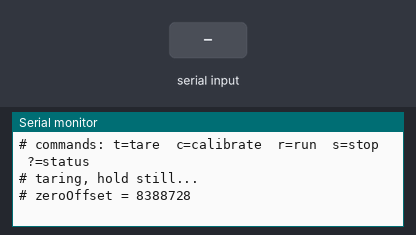
The sketch below on a simulated Arduino Uno, built with avr-gcc and run on an emulated ATmega328P. Parts: the last lines printed to the serial monitor. The test bench sets the inputs (shaded band). Random numbers use the default seed unless the sketch sets one.

Above: at 1.2 s.
1.3 s: "c" received over Serial
At 1.51 s:
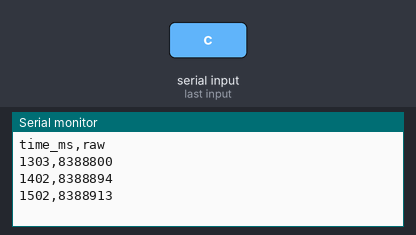
2.8 s: "r" received over Serial
At 2.91 s:
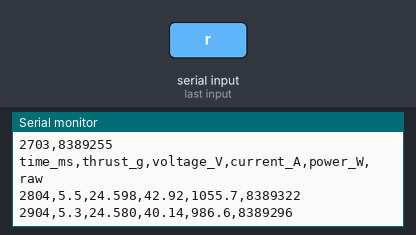
4.3 s: "s" received over Serial
At 5.5 s:
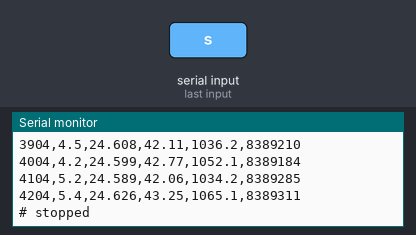
5.8 s: "?" received over Serial
At 7.2 s:
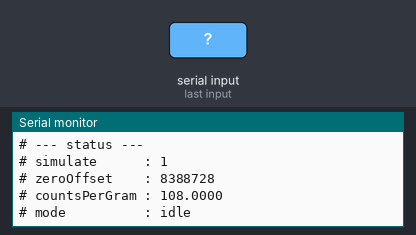
Timing chart, 0 to 8.3 s (numbered marks = the images above; inputs shaded):
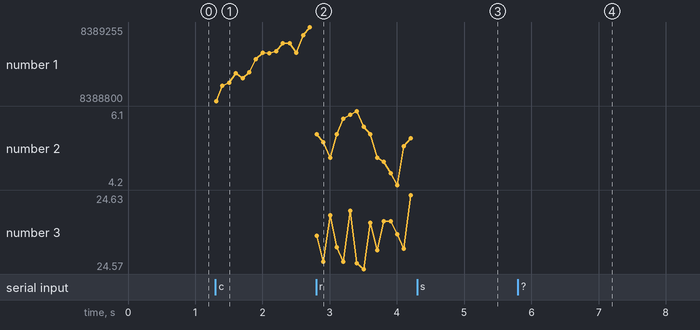

The sketch:

thrust_stand.ino
```cpp
/*
 * EDF Thrust Stand Data Logger
 *
 * Reads a 10 kg straight-bar load cell via HX711 and bus voltage/current
 * via INA226, and streams timestamped CSV over serial.
 *
 * SIMULATE mode lets the entire program run with no hardware attached, so
 * the serial protocol, calibration math, averaging and CSV formatting can
 * all be debugged before the parts arrive. Every hardware access is behind
 * a small number of functions; nothing else in the program touches a pin.
 *
 * Serial commands (send a single character, newline terminated):
 *   t   tare - capture current raw reading as zero
 *   c   calibration mode - prints raw counts continuously, no conversion
 *   r   run - begin CSV logging
 *   s   stop
 *   ?   print status
 *
 * Libraries (Library Manager):
 *   HX711 by Bogdan Necula
 *   INA226 by Rob Tillaart
 */

#define SIMULATE 1          // 1 = no hardware needed, 0 = real sensors

#if !SIMULATE
  #include "HX711.h"
  #include "INA226.h"
  #include <Wire.h>
  const uint8_t HX_DOUT = 2;
  const uint8_t HX_SCK  = 3;
  HX711 scale;
  INA226 ina(0x40);
#endif

// ---------------------------------------------------------------- config
const uint8_t  N_AVG        = 8;       // raw samples averaged per output row
const uint16_t OUT_PERIOD_MS = 100;    // 10 Hz output

// Calibration: grams = (raw - zeroOffset) / countsPerGram
// Fill countsPerGram in after running analysis/calibrate.py on a cal sweep.
float countsPerGram = 108.0;           // PLACEHOLDER - must be calibrated
long  zeroOffset    = 0;

// ---------------------------------------------------------------- state
enum Mode { IDLE, CALIBRATE, RUN };
Mode mode = IDLE;
unsigned long lastOut = 0;

// ------------------------------------------------- hardware access layer
// These four functions are the ONLY place hardware is touched.

long readLoadCellRaw() {
#if SIMULATE
  // Wander around the 24-bit midpoint with plausible noise so the
  // downstream code sees something realistic.
  static long fake = 8388608L;
  fake += random(-40, 41);
  return fake;
#else
  return scale.read();
#endif
}

float readBusVoltage() {
#if SIMULATE
  return 24.6 + (random(-30, 31) / 1000.0);
#else
  return ina.getBusVoltage();
#endif
}

float readCurrent() {
#if SIMULATE
  return 42.0 + (random(-200, 201) / 100.0);
#else
  return ina.getCurrent();
#endif
}

void initHardware() {
#if !SIMULATE
  scale.begin(HX_DOUT, HX_SCK);
  scale.set_gain(128);
  Wire.begin();
  ina.begin();
  ina.setMaxCurrentShunt(150, 0.00050);   // 150 A max, 0.5 mOhm shunt
#endif
}

// ---------------------------------------------------------------- helpers

long readRawAveraged(uint8_t n) {
  long long sum = 0;
  for (uint8_t i = 0; i < n; i++) sum += readLoadCellRaw();
  return (long)(sum / n);
}

float rawToGrams(long raw) {
  return (float)(raw - zeroOffset) / countsPerGram;
}

void doTare() {
  Serial.println("# taring, hold still...");
  zeroOffset = readRawAveraged(32);
  Serial.print("# zeroOffset = ");
  Serial.println(zeroOffset);
}

void printHeader() {
  Serial.println("time_ms,thrust_g,voltage_V,current_A,power_W,raw");
}

void printStatus() {
  Serial.println("# --- status ---");
  Serial.print("# simulate      : "); Serial.println(SIMULATE);
  Serial.print("# zeroOffset    : "); Serial.println(zeroOffset);
  Serial.print("# countsPerGram : "); Serial.println(countsPerGram, 4);
  Serial.print("# mode          : ");
  Serial.println(mode == IDLE ? "idle" : (mode == CALIBRATE ? "calibrate" : "run"));
}

// ---------------------------------------------------------------- setup

void setup() {
  Serial.begin(115200);
  while (!Serial) { ; }
  initHardware();
  randomSeed(analogRead(A0));

  Serial.println("# EDF thrust stand logger");
#if SIMULATE
  Serial.println("# *** SIMULATE MODE - readings are synthetic ***");
#endif
  Serial.println("# commands: t=tare  c=calibrate  r=run  s=stop  ?=status");
  doTare();
}

// ---------------------------------------------------------------- loop

void loop() {
  if (Serial.available()) {
    char c = Serial.read();
    switch (c) {
      case 't': doTare(); break;
      case 'c':
        mode = CALIBRATE;
        Serial.println("# calibration mode: raw counts only");
        Serial.println("# hang known masses, record the steady value for each");
        Serial.println("time_ms,raw");
        break;
      case 'r':
        mode = RUN;
        printHeader();
        break;
      case 's':
        mode = IDLE;
        Serial.println("# stopped");
        break;
      case '?': printStatus(); break;
      default: break;
    }
  }

  if (mode == IDLE) return;
  if (millis() - lastOut < OUT_PERIOD_MS) return;
  lastOut = millis();

  long raw = readRawAveraged(N_AVG);

  if (mode == CALIBRATE) {
    Serial.print(millis()); Serial.print(',');
    Serial.println(raw);
    return;
  }

  float g = rawToGrams(raw);
  float v = readBusVoltage();
  float a = readCurrent();

  Serial.print(millis());   Serial.print(',');
  Serial.print(g, 1);       Serial.print(',');
  Serial.print(v, 3);       Serial.print(',');
  Serial.print(a, 2);       Serial.print(',');
  Serial.print(v * a, 1);   Serial.print(',');
  Serial.println(raw);
}
```

Measured:
- after the input at 1.3 s, the serial monitor: prints a new line at once (image 1)
- after the input at 2.8 s, the serial monitor: prints a new line at once (image 2)
- after the input at 4.3 s, the serial monitor: prints a new line at once (image 3)
- after the input at 5.8 s, the serial monitor: prints a new line at once (image 4)
